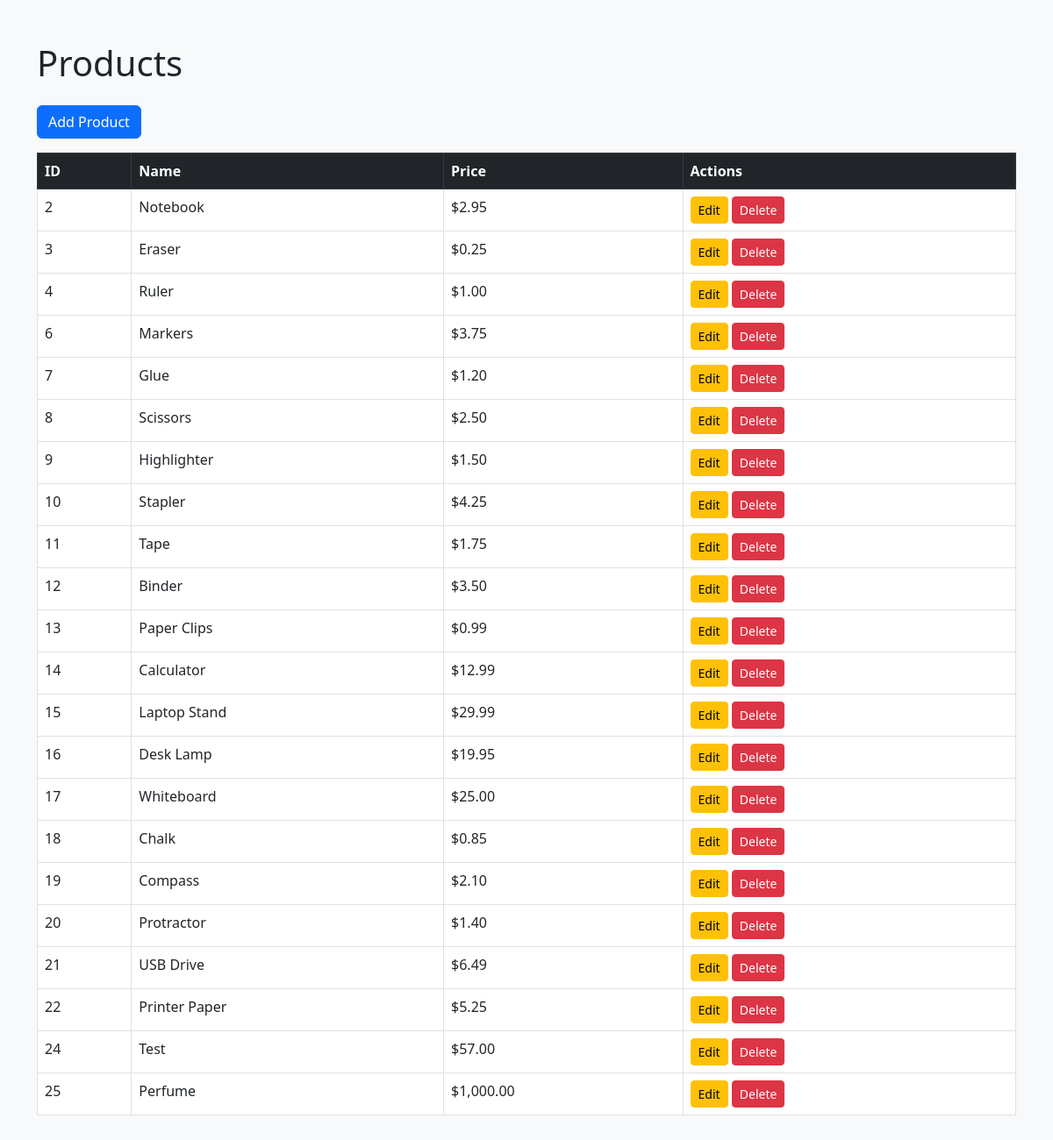
The page / on the database its author committed.
### tables this page shows
CREATE TABLE products (
    id INTEGER PRIMARY KEY AUTOINCREMENT,
    name TEXT NOT NULL,
    price REAL NOT NULL
);

### index.php (the view, shortened to what this page needs)
<?php
include 'db.php';
?>
<!DOCTYPE html>
<html>
<head>
    <link href="https://cdn.jsdelivr.net/npm/bootstrap@5.3.0/dist/css/bootstrap.min.css" rel="stylesheet">
</head>
<body class="bg-light">
<div class="container py-5">
    <h1 class="mb-4">Products</h1>
    <a href="create.php" class="btn btn-primary mb-3">Add Product</a>
    <table class="table table-bordered table-hover bg-white">
        <thead class="table-dark">
        <tr><th>ID</th><th>Name</th><th>Price</th><th>Actions</th></tr>
        </thead>
        <tbody>
        <?php
        $stmt = $pdo->query("SELECT * FROM products");
        while ($row = $stmt->fetch(PDO::FETCH_ASSOC)) {
            echo "<tr>
                    <td>{$row['id']}</td>
                    <td>{$row['name']}</td>
                    <td>$" . number_format($row['price'], 2) . "</td>
                    <td>
                       <a href='edit.php?id={$row['id']}' class='btn btn-sm btn-warning'>Edit</a>
                        <a href='delete.php?id={$row['id']}' class='btn btn-sm btn-danger' onclick='return confirm(\"Are you sure?\")'>Delete</a>
                    </td>
                  </tr>";
        }
        ?>
        </tbody>
    </table>
</div>
</body>
</html>

### rows shown on the page
products: id "2", name "Notebook", price "2.95"
products: id "3", name "Eraser", price "0.25"
products: id "4", name "Ruler", price "1.00"
products: id "6", name "Markers", price "3.75"
products: id "7", name "Glue", price "1.20"
products: id "8", name "Scissors", price "2.50"
products: id "9", name "Highlighter", price "1.50"
products: id "10", name "Stapler", price "4.25"
products: id "11", name "Tape", price "1.75"
products: id "12", name "Binder", price "3.50"
products: id "13", name "Paper Clips", price "0.99"
products: id "14", name "Calculator", price "12.99"
products: id "15", name "Laptop Stand", price "29.99"
products: id "16", name "Desk Lamp", price "19.95"
products: id "17", name "Whiteboard", price "25.00"
products: id "18", name "Chalk", price "0.85"
products: id "19", name "Compass", price "2.10"
products: id "20", name "Protractor", price "1.40"
products: id "21", name "USB Drive", price "6.49"
products: id "22", name "Printer Paper", price "5.25"
products: id "24", name "Test", price "57.00"
products: id "25", name "Perfume", price "1,000.00"
